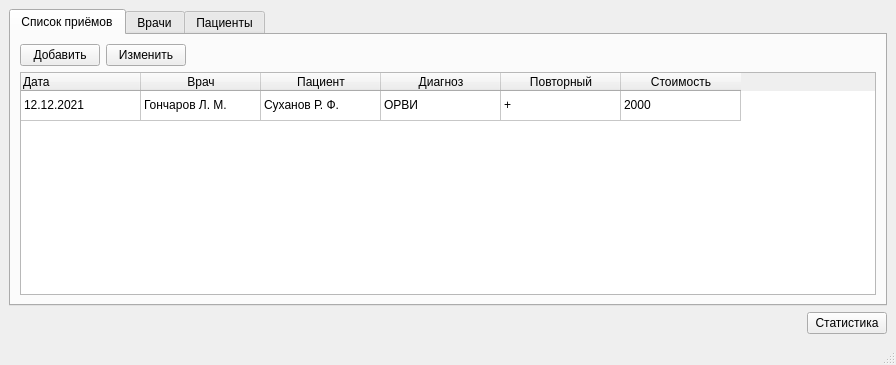
<?xml version="1.0" encoding="UTF-8"?>
<ui version="4.0">
 <class>MainWindow</class>
 <widget class="QMainWindow" name="MainWindow">
  <property name="geometry">
   <rect>
    <x>0</x>
    <y>0</y>
    <width>896</width>
    <height>365</height>
   </rect>
  </property>
  <property name="windowTitle">
   <string>MainWindow</string>
  </property>
  <widget class="QWidget" name="centralwidget">
   <layout class="QVBoxLayout" name="verticalLayout">
    <item>
     <widget class="QTabWidget" name="tabWidget">
      <property name="currentIndex">
       <number>0</number>
      </property>
      <widget class="QWidget" name="tab_appointments_list">
       <attribute name="title">
        <string>Список приёмов</string>
       </attribute>
       <layout class="QVBoxLayout" name="verticalLayout_2">
        <item>
         <layout class="QHBoxLayout" name="horizontalLayout">
          <item>
           <widget class="QPushButton" name="btn_add_appointment">
            <property name="text">
             <string>Добавить</string>
            </property>
           </widget>
          </item>
          <item>
           <widget class="QPushButton" name="btn_edit_appointment">
            <property name="text">
             <string>Изменить</string>
            </property>
           </widget>
          </item>
          <item>
           <spacer name="horizontalSpacer_2">
            <property name="orientation">
             <enum>Qt::Horizontal</enum>
            </property>
            <property name="sizeHint" stdset="0">
             <size>
              <width>40</width>
              <height>20</height>
             </size>
            </property>
           </spacer>
          </item>
         </layout>
        </item>
        <item>
         <widget class="QTableWidget" name="tableWidget">
          <property name="frameShape">
           <enum>QFrame::StyledPanel</enum>
          </property>
          <property name="frameShadow">
           <enum>QFrame::Sunken</enum>
          </property>
          <attribute name="horizontalHeaderDefaultSectionSize">
           <number>120</number>
          </attribute>
          <attribute name="verticalHeaderVisible">
           <bool>false</bool>
          </attribute>
          <attribute name="verticalHeaderShowSortIndicator" stdset="0">
           <bool>false</bool>
          </attribute>
          <row>
           <property name="text">
            <string>1</string>
           </property>
          </row>
          <column>
           <property name="text">
            <string>Дата</string>
           </property>
           <property name="textAlignment">
            <set>AlignLeading|AlignTop</set>
           </property>
           <property name="background">
            <color>
             <red>255</red>
             <green>255</green>
             <blue>255</blue>
            </color>
           </property>
          </column>
          <column>
           <property name="text">
            <string>Врач</string>
           </property>
          </column>
          <column>
           <property name="text">
            <string>Пациент</string>
           </property>
          </column>
          <column>
           <property name="text">
            <string>Диагноз</string>
           </property>
          </column>
          <column>
           <property name="text">
            <string>Повторный</string>
           </property>
           <property name="background">
            <color>
             <red>255</red>
             <green>255</green>
             <blue>255</blue>
            </color>
           </property>
          </column>
          <column>
           <property name="text">
            <string>Стоимость</string>
           </property>
          </column>
          <item row="0" column="0">
           <property name="text">
            <string>12.12.2021</string>
           </property>
          </item>
          <item row="0" column="1">
           <property name="text">
            <string>Гончаров Л. М.</string>
           </property>
          </item>
          <item row="0" column="2">
           <property name="text">
            <string>Суханов Р. Ф.</string>
           </property>
          </item>
          <item row="0" column="3">
           <property name="text">
            <string>ОРВИ</string>
           </property>
          </item>
          <item row="0" column="4">
           <property name="text">
            <string>+</string>
           </property>
          </item>
          <item row="0" column="5">
           <property name="text">
            <string>2000</string>
           </property>
          </item>
         </widget>
        </item>
       </layout>
      </widget>
      <widget class="QWidget" name="tab_doctors_list">
       <attribute name="title">
        <string>Врачи</string>
       </attribute>
       <layout class="QVBoxLayout" name="verticalLayout_3">
        <item>
         <layout class="QHBoxLayout" name="horizontalLayout_2">
          <item>
           <widget class="QPushButton" name="btn_add_doctor">
            <property name="text">
             <string>Добавить</string>
            </property>
           </widget>
          </item>
          <item>
           <widget class="QPushButton" name="btn_edit_doctor">
            <property name="text">
             <string>Изменить</string>
            </property>
           </widget>
          </item>
          <item>
           <spacer name="horizontalSpacer_3">
            <property name="orientation">
             <enum>Qt::Horizontal</enum>
            </property>
            <property name="sizeHint" stdset="0">
             <size>
              <width>40</width>
              <height>20</height>
             </size>
            </property>
           </spacer>
          </item>
         </layout>
        </item>
        <item>
         <widget class="QTableWidget" name="tableWidget_4">
          <property name="autoScrollMargin">
           <number>16</number>
          </property>
          <property name="gridStyle">
           <enum>Qt::SolidLine</enum>
          </property>
          <property name="sortingEnabled">
           <bool>false</bool>
          </property>
          <attribute name="horizontalHeaderCascadingSectionResizes">
           <bool>true</bool>
          </attribute>
          <attribute name="horizontalHeaderMinimumSectionSize">
           <number>60</number>
          </attribute>
          <attribute name="horizontalHeaderDefaultSectionSize">
           <number>144</number>
          </attribute>
          <attribute name="verticalHeaderVisible">
           <bool>false</bool>
          </attribute>
          <attribute name="verticalHeaderCascadingSectionResizes">
           <bool>true</bool>
          </attribute>
          <row>
           <property name="text">
            <string>1</string>
           </property>
          </row>
          <row>
           <property name="text">
            <string>2</string>
           </property>
          </row>
          <column>
           <property name="text">
            <string>ФИО</string>
           </property>
          </column>
          <column>
           <property name="text">
            <string>Специальность</string>
           </property>
          </column>
          <column>
           <property name="text">
            <string>Квалификация</string>
           </property>
          </column>
          <item row="0" column="0">
           <property name="text">
            <string>Суханов Р. Ф.</string>
           </property>
          </item>
          <item row="0" column="1">
           <property name="text">
            <string>Ортопед</string>
           </property>
          </item>
          <item row="0" column="2">
           <property name="text">
            <string>Кандидат наук</string>
           </property>
          </item>
          <item row="1" column="0">
           <property name="text">
            <string>Абрамова С. К.</string>
           </property>
          </item>
          <item row="1" column="1">
           <property name="text">
            <string>Отоларинголог</string>
           </property>
          </item>
          <item row="1" column="2">
           <property name="text">
            <string>Врач-специалист</string>
           </property>
          </item>
         </widget>
        </item>
       </layout>
      </widget>
      <widget class="QWidget" name="tab_patients_list">
       <attribute name="title">
        <string>Пациенты</string>
       </attribute>
       <layout class="QVBoxLayout" name="verticalLayout_4">
        <item>
         <layout class="QHBoxLayout" name="horizontalLayout_3">
          <item>
           <widget class="QPushButton" name="btn_add_patient">
            <property name="text">
             <string>Добавить</string>
            </property>
           </widget>
          </item>
          <item>
           <widget class="QPushButton" name="btn_edit_patient">
            <property name="text">
             <string>Изменить</string>
            </property>
           </widget>
          </item>
          <item>
           <spacer name="horizontalSpacer_4">
            <property name="orientation">
             <enum>Qt::Horizontal</enum>
            </property>
            <property name="sizeHint" stdset="0">
             <size>
              <width>40</width>
              <height>20</height>
             </size>
            </property>
           </spacer>
          </item>
         </layout>
        </item>
        <item>
         <widget class="QTableWidget" name="tableWidget_3">
          <property name="autoScrollMargin">
           <number>16</number>
          </property>
          <property name="gridStyle">
           <enum>Qt::SolidLine</enum>
          </property>
          <property name="sortingEnabled">
           <bool>false</bool>
          </property>
          <attribute name="horizontalHeaderCascadingSectionResizes">
           <bool>true</bool>
          </attribute>
          <attribute name="horizontalHeaderMinimumSectionSize">
           <number>60</number>
          </attribute>
          <attribute name="horizontalHeaderDefaultSectionSize">
           <number>120</number>
          </attribute>
          <attribute name="verticalHeaderVisible">
           <bool>false</bool>
          </attribute>
          <attribute name="verticalHeaderCascadingSectionResizes">
           <bool>true</bool>
          </attribute>
          <row>
           <property name="text">
            <string>1</string>
           </property>
          </row>
          <column>
           <property name="text">
            <string>ФИО</string>
           </property>
          </column>
          <column>
           <property name="text">
            <string>Год рождения</string>
           </property>
          </column>
          <item row="0" column="0">
           <property name="text">
            <string>Суханов Р. Ф.</string>
           </property>
          </item>
          <item row="0" column="1">
           <property name="text">
            <string>1985</string>
           </property>
          </item>
         </widget>
        </item>
       </layout>
      </widget>
     </widget>
    </item>
    <item>
     <layout class="QHBoxLayout" name="horizontalLayout_4">
      <item>
       <spacer name="horizontalSpacer">
        <property name="orientation">
         <enum>Qt::Horizontal</enum>
        </property>
        <property name="sizeHint" stdset="0">
         <size>
          <width>40</width>
          <height>20</height>
         </size>
        </property>
       </spacer>
      </item>
      <item>
       <widget class="QPushButton" name="btn_stat">
        <property name="text">
         <string>Статистика</string>
        </property>
       </widget>
      </item>
     </layout>
    </item>
   </layout>
  </widget>
  <widget class="QMenuBar" name="menubar">
   <property name="geometry">
    <rect>
     <x>0</x>
     <y>0</y>
     <width>896</width>
     <height>20</height>
    </rect>
   </property>
  </widget>
  <widget class="QStatusBar" name="statusbar"/>
 </widget>
 <resources/>
 <connections/>
</ui>
